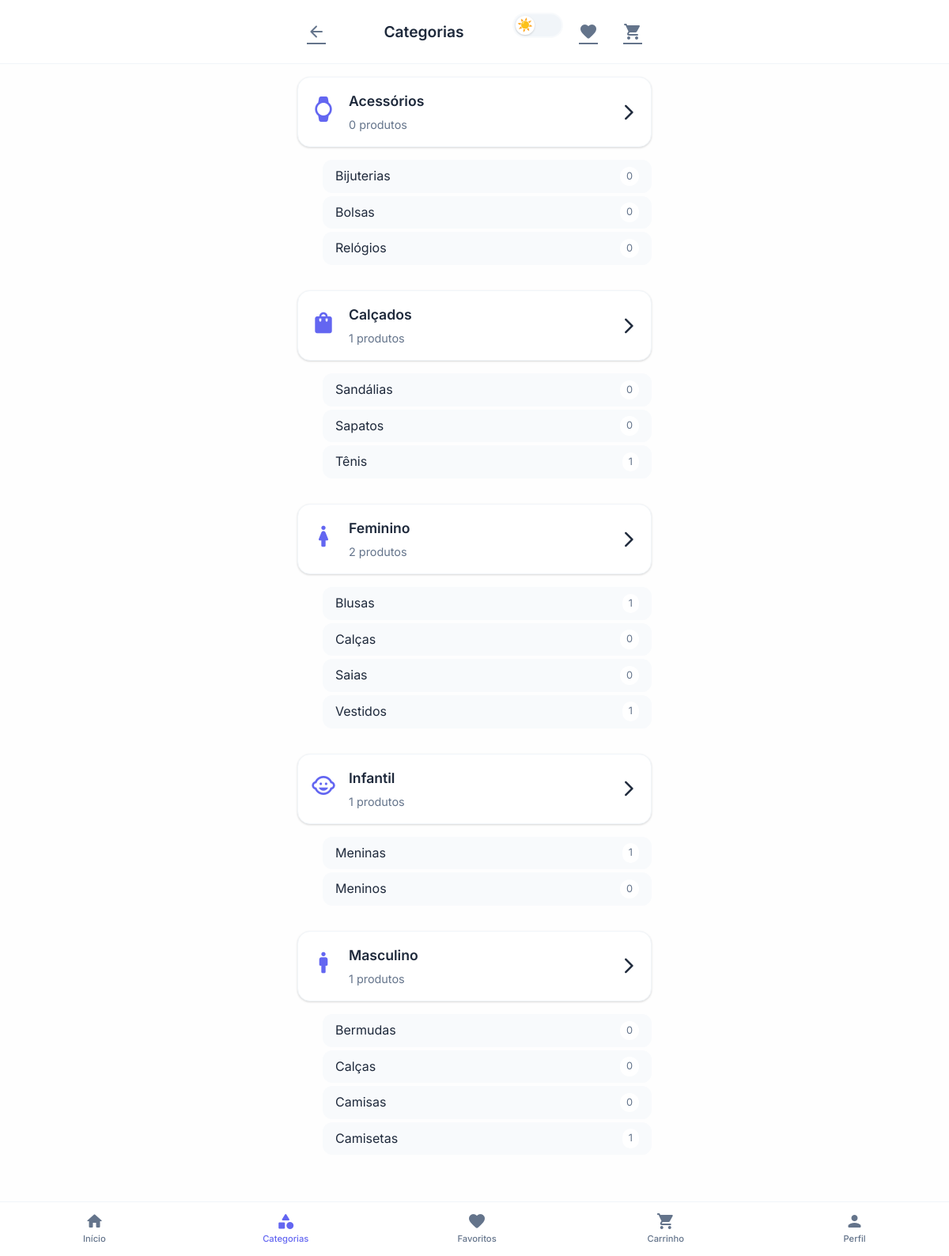
Page /categorias.php on the committed database.
### tables this page shows
CREATE TABLE categorias (
    id INT AUTO_INCREMENT PRIMARY KEY,
    nome VARCHAR(100) NOT NULL,
    icone VARCHAR(50),
    ativa BOOLEAN DEFAULT TRUE,
    created_at TIMESTAMP DEFAULT CURRENT_TIMESTAMP
);

CREATE TABLE subcategorias (
    id INT AUTO_INCREMENT PRIMARY KEY,
    categoria_id INT,
    nome VARCHAR(100) NOT NULL,
    ativa BOOLEAN DEFAULT TRUE,
    created_at TIMESTAMP DEFAULT CURRENT_TIMESTAMP,
    FOREIGN KEY (categoria_id) REFERENCES categorias(id)
);

### categorias.php (the view, shortened to what this page needs)
<?php
$pdo = conectar();
$stmt = $pdo->query("
    SELECT c.*,
           (SELECT COUNT(*) FROM produtos p WHERE p.categoria_id = c.id AND p.ativo = 1) as total_produtos
    FROM categorias c
    WHERE c.ativa = 1
    ORDER BY c.nome
");
$categorias = $stmt->fetchAll(PDO::FETCH_ASSOC);
$subcategorias = [];
foreach ($categorias as $categoria) {
    $stmt = $pdo->prepare("
        SELECT s.*,
               (SELECT COUNT(*) FROM produtos p WHERE p.subcategoria_id = s.id AND p.ativo = 1) as total_produtos
        FROM subcategorias s
        WHERE s.categoria_id = ? AND s.ativa = 1
        ORDER BY s.nome
    ");
    $stmt->execute([$categoria['id']]);
    $subcategorias[$categoria['id']] = $stmt->fetchAll(PDO::FETCH_ASSOC);
}
?>
<!DOCTYPE html>
<html lang="pt-BR">
<head>
    <link rel="stylesheet" href="assets/css/style.css">
</head>
<body>
    <header class="header">
        <div class="container">
            <div class="header-content">
                <a href="index.php" class="btn-icon">
                    <i class="material-icons-round">arrow_back</i>
                </a>
                <h1 style="font-size: 1.2rem; font-weight: 600; margin: 0;">Categorias</h1>                <div class="header-actions">
                    <div class="theme-toggle">
                        <div class="theme-toggle-slider">
                            <span class="theme-toggle-icon">☀️</span>
                        </div>
                    </div>
                    <a href="favoritos.php" class="btn-icon">
                        <i class="material-icons-round">favorite</i>
                    </a>
                    <a href="carrinho.php" class="btn-icon">
                        <i class="material-icons-round">shopping_cart</i>
                    </a>
                </div>
            </div>
        </div>
    </header>
    <main class="container">
        <div class="categories-list">
            <?php foreach ($categorias as $categoria): ?>
            <div class="category-section">
                <div class="category-header">
                    <a href="categoria.php?id=<?= $categoria['id'] ?>" class="category-main">
                        <div class="category-info">
                            <i class="material-icons-round category-icon"><?= $categoria['icone'] ?: 'category' ?></i>
                            <div>
                                <h3 class="category-title"><?= htmlspecialchars($categoria['nome']) ?></h3>
                                <p class="category-count"><?= $categoria['total_produtos'] ?> produtos</p>
                            </div>
                        </div>
                        <i class="material-icons-round">arrow_forward_ios</i>
                    </a>
                </div>
                <?php if (!empty($subcategorias[$categoria['id']])): ?>
                <div class="subcategories">
                    <?php foreach ($subcategorias[$categoria['id']] as $subcategoria): ?>
                    <a href="categoria.php?subcategoria=<?= $subcategoria['id'] ?>" class="subcategory-item">
                        <span><?= htmlspecialchars($subcategoria['nome']) ?></span>
                        <span class="subcategory-count"><?= $subcategoria['total_produtos'] ?></span>
                    </a>
                    <?php endforeach; ?>
                </div>
                <?php endif; ?>
            </div>
            <?php endforeach; ?>
        </div>
    </main>
    <nav class="bottom-nav">
        <a href="index.php" class="nav-item">
            <i class="material-icons-round nav-icon">home</i>
            <span class="nav-label">Início</span>
        </a>
        <a href="categorias.php" class="nav-item active">
            <i class="material-icons-round nav-icon">category</i>
            <span class="nav-label">Categorias</span>
        </a>
        <a href="favoritos.php" class="nav-item">
            <i class="material-icons-round nav-icon">favorite</i>
            <span class="nav-label">Favoritos</span>
        </a>
        <a href="carrinho.php" class="nav-item">
            <i class="material-icons-round nav-icon">shopping_cart</i>
            <span class="nav-label">Carrinho</span>
        </a>
        <a href="perfil.php" class="nav-item">
            <i class="material-icons-round nav-icon">person</i>
            <span class="nav-label">Perfil</span>
        </a>
    </nav>
</body>
</html>

### assets/css/style.css (style rules this page uses)
:root { --primary: #6366F1; --primary-variant: #4F46E5; --secondary: #EC4899; --secondary-variant: #DB2777; --success: #22C55E; --warning: #F59E0B; --error: #EF4444; --surface: #FFFFFF; --surface-variant: #F8FAFC; --surface-container: #F1F5F9; --background: #FEFEFE; --on-surface: #1E293B; --on-surface-variant: #64748B; --on-primary: #FFFFFF; --on-secondary: #FFFFFF; --shadow-sm: 0 1px 2px 0 rgba(0, 0, 0, 0.05); --shadow: 0 1px 3px 0 rgba(0, 0, 0, 0.1), 0 1px 2px 0 rgba(0, 0, 0, 0.06); --shadow-md: 0 4px 6px -1px rgba(0, 0, 0, 0.1), 0 2px 4px -1px rgba(0, 0, 0, 0.06); --shadow-lg: 0 10px 15px -3px rgba(0, 0, 0, 0.1), 0 4px 6px -2px rgba(0, 0, 0, 0.05); --shadow-xl: 0 20px 25px -5px rgba(0, 0, 0, 0.1), 0 10px 10px -5px rgba(0, 0, 0, 0.04); --radius-sm: 8px; --radius: 12px; --radius-md: 16px; --radius-lg: 20px; --radius-xl: 24px; --space-xs: 4px; --space-sm: 8px; --space: 16px; --space-md: 24px; --space-lg: 32px; --space-xl: 48px; --transition: all 0.2s cubic-bezier(0.4, 0, 0.2, 1); --transition-slow: all 0.3s cubic-bezier(0.4, 0, 0.2, 1); }
* { margin: 0; padding: 0; box-sizing: border-box; }
html { font-size: 16px; scroll-behavior: smooth; }
body { font-family: 'Inter', -apple-system, BlinkMacSystemFont, sans-serif; background: var(--background); color: var(--on-surface); line-height: 1.6; -webkit-font-smoothing: antialiased; -moz-osx-font-smoothing: grayscale; margin: 0; padding: 0; padding-bottom: 80px; overflow-x: hidden; }
.container { max-width: 480px; margin: 0 auto; padding: 0 var(--space); position: relative; }
.header { background: var(--surface); border-bottom: 1px solid var(--surface-container); padding: var(--space) 0; position: sticky; top: 0; z-index: 100; backdrop-filter: blur(10px); }
.header-content { display: flex; align-items: center; justify-content: space-between; }
.header-actions { display: flex; gap: var(--space-sm); }
.btn-icon { width: 48px; height: 48px; border-radius: var(--radius); border: none; background: transparent; color: var(--on-surface-variant); display: flex; align-items: center; justify-content: center; cursor: pointer; transition: var(--transition); position: relative; }
.category-icon { font-size: 2rem; margin-bottom: var(--space-sm); display: block; color: var(--primary); }
.bottom-nav { position: fixed; bottom: 0; left: 0; right: 0; background: var(--surface); border-top: 1px solid var(--surface-container); display: flex; justify-content: space-around; padding: var(--space-sm) 0; z-index: 200; backdrop-filter: blur(10px); }
.nav-item { display: flex; flex-direction: column; align-items: center; text-decoration: none; color: var(--on-surface-variant); transition: var(--transition); padding: var(--space-xs); border-radius: var(--radius); min-width: 60px; }
.nav-item.active { color: var(--primary); }
.nav-icon { font-size: 1.5rem; margin-bottom: 2px; }
.nav-label { font-size: 0.7rem; font-weight: 500; }
.theme-toggle { position: relative; width: 64px; height: 32px; background: var(--surface-container); border-radius: 16px; cursor: pointer; transition: all 0.4s cubic-bezier(0.25, 0.46, 0.45, 0.94); border: 2px solid var(--surface-variant); display: flex; align-items: center; padding: 2px; overflow: hidden; }
.theme-toggle-slider { width: 24px; height: 24px; background: var(--surface); border-radius: 50%; transition: all 0.4s cubic-bezier(0.25, 0.46, 0.45, 0.94); display: flex; align-items: center; justify-content: center; font-size: 0.9rem; box-shadow: var(--shadow); transform: translateX(0); position: relative; }
.theme-toggle-icon { color: var(--on-surface-variant); transition: all 0.4s cubic-bezier(0.25, 0.46, 0.45, 0.94); font-size: 1rem; }
*, *::before, *::after { transition: background-color 0.4s cubic-bezier(0.25, 0.46, 0.45, 0.94), color 0.4s cubic-bezier(0.25, 0.46, 0.45, 0.94), border-color 0.4s cubic-bezier(0.25, 0.46, 0.45, 0.94), box-shadow 0.4s cubic-bezier(0.25, 0.46, 0.45, 0.94); }
.card, .btn, .form-input, .bottom-nav, .header, .product-card, .category-card, .notification, .modal-content { transition: background-color 0.4s cubic-bezier(0.25, 0.46, 0.45, 0.94), color 0.4s cubic-bezier(0.25, 0.46, 0.45, 0.94), border-color 0.4s cubic-bezier(0.25, 0.46, 0.45, 0.94), box-shadow 0.4s cubic-bezier(0.25, 0.46, 0.45, 0.94); }
[data-theme] { animation: themeTransition 0.4s ease-out; }

### rows in the picture
categorias: nome "Acessórios", total_produtos "0"
subcategorias: nome "Bijuterias", total_produtos "0"
subcategorias: nome "Bolsas", total_produtos "0"
subcategorias: nome "Relógios", total_produtos "0"
categorias: nome "Calçados", total_produtos "1"
subcategorias: nome "Sandálias", total_produtos "0"
subcategorias: nome "Sapatos", total_produtos "0"
subcategorias: nome "Tênis", total_produtos "1"
categorias: nome "Feminino", total_produtos "2"
subcategorias: nome "Blusas", total_produtos "1"
subcategorias: nome "Calças", total_produtos "0"
subcategorias: nome "Saias", total_produtos "0"
subcategorias: nome "Vestidos", total_produtos "1"
categorias: nome "Infantil", total_produtos "1"
subcategorias: nome "Meninas", total_produtos "1"
subcategorias: nome "Meninos", total_produtos "0"
categorias: nome "Masculino", total_produtos "1"
subcategorias: nome "Bermudas", total_produtos "0"
subcategorias: nome "Calças", total_produtos "0"
subcategorias: nome "Camisas", total_produtos "0"
subcategorias: nome "Camisetas", total_produtos "1"
